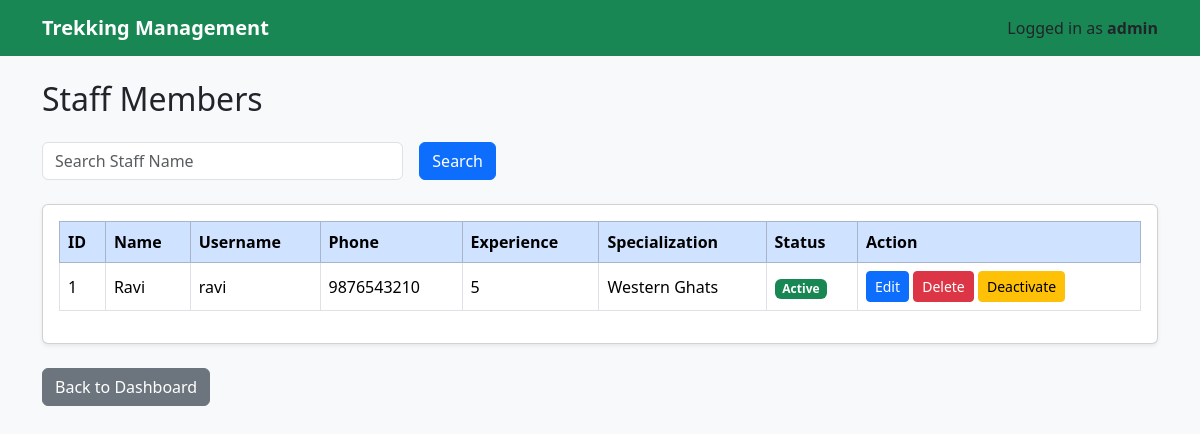
Screenshot of /view_staff (signed in) with the database file from the repository.
### models.py (models this page shows)
class StaffProfile(db.Model):
    id = db.Column(db.Integer, primary_key=True)
    user_id = db.Column(
        db.Integer,
        db.ForeignKey("user.id"),
        unique=True,
        nullable=False
    )
    phone = db.Column(db.String(15))
    experience = db.Column(db.Integer)
    specialization = db.Column(db.String(100))
    user = db.relationship(
        "User",
        backref=db.backref("staff_profile", uselist=False)
    )

class User(db.Model):
    id = db.Column(db.Integer, primary_key=True)
    name = db.Column(db.String(100), nullable=False)
    username = db.Column(db.String(50), unique=True, nullable=False)
    password = db.Column(db.String(200), nullable=False)
    role = db.Column(db.String(20), nullable=False)
    is_active = db.Column(db.Boolean, default=True)
    bookings = db.relationship("Booking", backref="user", lazy=True)

### app.py (the view)
@app.route("/view_staff")
def view_staff():
    if "user_id" not in session or session["role"] != "admin":
        return redirect("/login")
    search = request.args.get("search", "")
    staff_members = StaffProfile.query.join(User).filter(
        User.name.ilike(f"%{search}%")
    ).all()
    return render_template(
        "view_staff.html",
        staff_members=staff_members,
        search=search
    )

### templates/view_staff.html (shortened to what this page needs)
{% extends "base.html" %}
{% block content %}
<h2 class="mb-4">Staff Members</h2>
<form method="GET" class="row g-3 mb-4">
    <div class="col-md-4">
        <input
            type="text"
            name="search"
            class="form-control"
            placeholder="Search Staff Name"
            value="{{ search }}">
    </div>
    <div class="col-auto">
        <button
            type="submit"
            class="btn btn-primary">
            Search
        </button>
    </div>
</form>
<div class="card shadow-sm">
    <div class="card-body">
        <div class="table-responsive">
            <table class="table table-bordered table-hover align-middle">
                <thead class="table-primary">
                    <tr>
                        <th>ID</th>
                        <th>Name</th>
                        <th>Username</th>
                        <th>Phone</th>
                        <th>Experience</th>
                        <th>Specialization</th>
                        <th>Status</th>
                        <th>Action</th>
                    </tr>
                </thead>
                <tbody>
                {% for staff in staff_members %}
                <tr>
                    <td>{{ staff.id }}</td>
                    <td>{{ staff.user.name }}</td>
                    <td>{{ staff.user.username }}</td>
                    <td>{{ staff.phone }}</td>
                    <td>{{ staff.experience }}</td>
                    <td>{{ staff.specialization }}</td>
                    <td>
                        {% if staff.user.is_active %}
                            <span class="badge bg-success">
                                Active
                            </span>
                        {% else %}
                            <span class="badge bg-danger">
                                Inactive
                            </span>
                        {% endif %}
                    </td>
                    <td>
                        <a
                            href="/edit_staff/{{ staff.id }}"
                            class="btn btn-primary btn-sm">
                            Edit
                        </a>
                        <a
                            href="/delete_staff/{{ staff.id }}"
                            class="btn btn-danger btn-sm"
                            onclick="return confirm('Delete this staff member?')">
                            Delete
                        </a>
                        <a
                            href="/toggle_staff/{{ staff.id }}"
                            class="btn btn-warning btn-sm">
                            {% if staff.user.is_active %}
                                Deactivate
                            {% else %}
                                Activate
                            {% endif %}
                        </a>
                    </td>
                </tr>
                {% endfor %}
                </tbody>
            </table>
        </div>
    </div>
</div>
<br>
<a href="/admin" class="btn btn-secondary">
    Back to Dashboard
</a>
{% endblock %}

### rows the page displays
StaffProfile: id "1", user.name "Ravi", user.username "ravi", phone "9876543210", experience "5", specialization "Western Ghats"

### other values shown
{{ session["username"] }} "admin"
